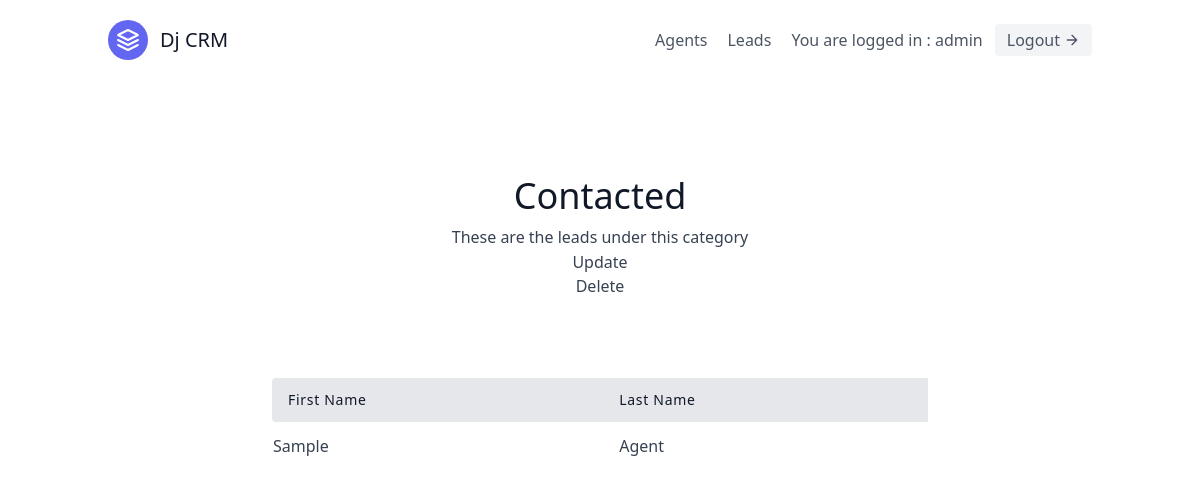
Page /leads/categories/1/ (signed in) on the committed database.
### leads/models.py (models this page shows, shortened)
class User(AbstractUser):
    is_organiser = models.BooleanField(default=True)
    is_agent = models.BooleanField(default=False)

class Category(models.Model):
    name = models.CharField(max_length=30)
    organisation = models.ForeignKey(UserProfile,null=True,blank=True,on_delete=models.CASCADE)

class Lead(models.Model):
    first_name = models.CharField(max_length=50)
    last_name = models.CharField(max_length=50)
    age = models.IntegerField(default=0)
    phoned = models.BooleanField(default=False)
    organisation = models.ForeignKey(UserProfile,on_delete=models.CASCADE)
    agent = models.ForeignKey("Agent",on_delete=models.CASCADE) #CASCADE means if agnent is deleted then the Lead will also get deleted
    category = models.ForeignKey("Category",related_name = "leads", null=True, blank=True, on_delete=models.SET_NULL)
    description = models.TextField()
    date_added = models.DateTimeField(auto_now_add=True)
    phone_number = models.CharField(max_length=20)
    email = models.EmailField()

### leads/views.py (the view)
# urls.py: path('categories/<int:pk>/',CategoryDetailView.as_view(),name='category-detail')
class CategoryDetailView(mixins.LoginRequiredMixin,generic.DetailView):
    template_name = 'categorydetail.html'
    context_object_name = 'category'
    def get_queryset(self):
        user = self.request.user
        if user.is_organiser:
            queryset = Category.objects.filter(
                organisation=user.userprofile
            )
        else:
            queryset = Category.objects.filter(
                organisation=user.agent.organisation
            )
        return queryset

### templates/categorydetail.html
{% extends "base.html" %}
{% block content %}
<section class="text-gray-700 body-font">
    <div class="container px-5 py-24 mx-auto">
      <div class="flex flex-col text-center w-full mb-20">
        <h1 class="sm:text-4xl text-3xl font-medium title-font mb-2 text-gray-900">{{ category.name }}</h1>
        <p class="lg:w-2/3 mx-auto leading-relaxed text-base">
            These are the leads under this category
        </p>
        <a href="{% url 'leads:category-update' category.pk %}" class="hover:text-blue-500">Update</a>
        <a href="{% url 'leads:category-delete' category.pk %}" class="hover:text-blue-500">Delete</a>
      </div>
      <div class="lg:w-2/3 w-full mx-auto overflow-auto">
        <table class="table-auto w-full text-left whitespace-no-wrap">
          <thead>
            <tr>
              <th class="px-4 py-3 title-font tracking-wider font-medium text-gray-900 text-sm bg-gray-200 rounded-tl rounded-bl">First Name</th>
              <th class="px-4 py-3 title-font tracking-wider font-medium text-gray-900 text-sm bg-gray-200">Last Name</th>
            </tr>
          </thead>
          <tbody>
            {% for lead in category.leads.all %}
                <tr>
                    <td class="hover:text-blue-500"><a href="/leads/{{lead.pk}}/">{{ lead.first_name }}</a></td>
                    <td class="px-4 py-3">{{ lead.last_name }}</td>
                </tr>
            {% endfor %}
          </tbody>
        </table>
      </div>
    </div>
  </section>
{% endblock content %}

### templates/navbar.html (shortened to what this page needs)
<header class="text-gray-600 body-font">
  <div class="container mx-auto flex flex-wrap p-5 flex-col md:flex-row items-center">
    <a class="flex title-font font-medium items-center text-gray-900 mb-4 md:mb-0">
      <svg xmlns="http://www.w3.org/2000/svg" fill="none" stroke="currentColor" stroke-linecap="round" stroke-linejoin="round" stroke-width="2" class="w-10 h-10 text-white p-2 bg-indigo-500 rounded-full" viewBox="0 0 24 24">
        <path d="M12 2L2 7l10 5 10-5-10-5zM2 17l10 5 10-5M2 12l10 5 10-5"></path>
      </svg>
      <span class="ml-3 text-xl">Dj CRM </span>
    </a>
    <nav class="md:ml-auto flex flex-wrap items-center text-base justify-center">
    {% if not request.user.is_authenticated %}
      <a href="{% url 'signup' %}"  class="mr-5 hover:text-gray-900">Sign Up</a>
      {% else %}
      {% if request.user.is_organiser %}
      <a href="/agents" class="mr-5 hover:text-gray-900">Agents</a>
      {% endif %}
      <a href="/leads" class="mr-5 hover:text-gray-900">Leads</a>
    {% endif %}
    </nav>
    {% if request.user.is_authenticated %}
      You are logged in : {{ request.user.username }}
      <a href="{% url 'logout' %}" class="ml-3 inline-flex items-center bg-gray-100 border-0 py-1 px-3 focus:outline-none hover:bg-gray-200 rounded text-base mt-4 md:mt-0">
        Logout
      <svg fill="none" stroke="currentColor" stroke-linecap="round" stroke-linejoin="round" stroke-width="2" class="w-4 h-4 ml-1" viewBox="0 0 24 24">
        <path d="M5 12h14M12 5l7 7-7 7"></path>
      </svg>
      </a>
    {% endif %}
  </div>
</header>

### rows in the picture
User: user.username "admin"
Category: name "Contacted"
Lead: first_name "Sample", last_name "Agent"
